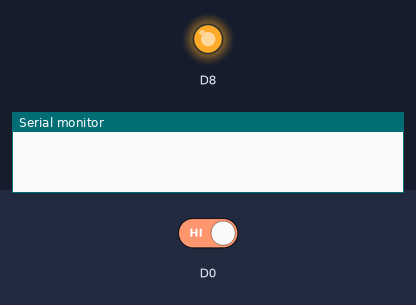
The sketch below on a simulated ESP8266 (NodeMCU). On the bench: output pins drawn as LEDs (lit = HIGH), the last lines printed to the serial monitor. Dashed ring = blinking. Inputs (shaded band) come from the test bench; at power-on: D0 HIGH.

Above: at 12.8 s.
12.9 s: D0 driven LOW
At 18.3 s:
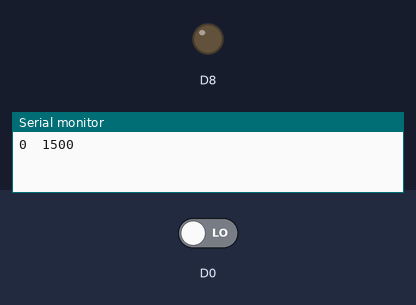
20.5 s: D0 driven HIGH
At 21.8 s:
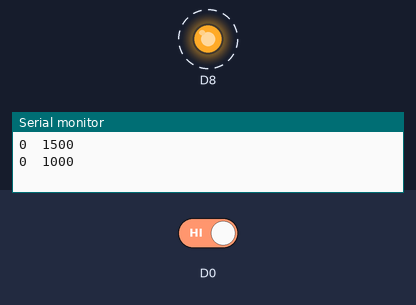
Timing chart, 0 to 32.5 s (numbered marks = the images above; inputs shaded):
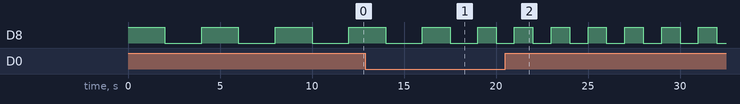

The sketch:

buzzer.ino
```cpp
int Delay = 2000;
bool a;
void setup() {

  pinMode(D0,INPUT_PULLUP);
  pinMode(D1,INPUT);
  pinMode(D8,OUTPUT);
  a= false;
  Serial.begin(9600);
}
void D() {
   if(digitalRead(D0) == LOW){
    a = true;
    if(a == true){
      Delay = Delay-500;
      a = false;
    }else{
      Delay=Delay;
    }
    Serial.print(a);
  Serial.print("  ");
  Serial.println(Delay);
  }

}
void loop() {

  digitalWrite(D8,1);
  delay(Delay);
  digitalWrite(D8,0);
  delay(Delay);
  D();
}
```

Measured:
- by itself, D8: alternates HIGH for 2.0 s and LOW for 2.0 s
